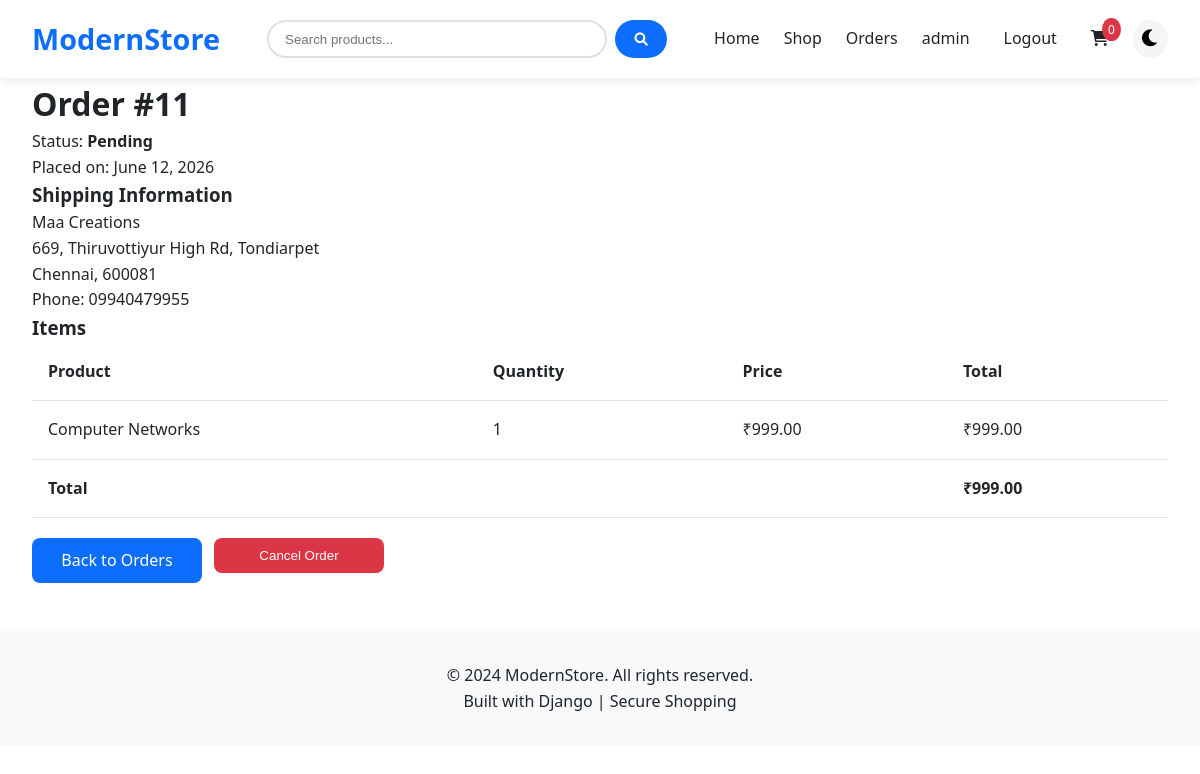
Page /order/11/ (signed in) on the committed database.
### store/models.py (models this page shows, shortened)
class Order(models.Model):
    STATUS_CHOICES = (
        ('pending', 'Pending'),
        ('processing', 'Processing'),
        ('shipped', 'Shipped'),
        ('delivered', 'Delivered'),
        ('cancelled', 'Cancelled'),
    )
    user = models.ForeignKey(User, on_delete=models.CASCADE)
    full_name = models.CharField(max_length=100)
    address = models.CharField(max_length=250)
    city = models.CharField(max_length=100)
    postal_code = models.CharField(max_length=20)
    phone = models.CharField(max_length=15)
    total_amount = models.DecimalField(max_digits=10, decimal_places=2)
    status = models.CharField(max_length=20, choices=STATUS_CHOICES, default='pending')
    created_at = models.DateTimeField(auto_now_add=True)
    updated_at = models.DateTimeField(auto_now=True)
    class Meta:
        ordering = ['-created_at']

class OrderItem(models.Model):
    order = models.ForeignKey(Order, related_name='items', on_delete=models.CASCADE)
    product = models.ForeignKey(Product, on_delete=models.CASCADE)
    quantity = models.PositiveIntegerField()
    price = models.DecimalField(max_digits=10, decimal_places=2)
    def get_total_price(self):
        return self.price * self.quantity

class Product(models.Model):
    category = models.ForeignKey(Category, related_name='products', on_delete=models.CASCADE)
    name = models.CharField(max_length=200)
    slug = models.SlugField(unique=True, max_length=200)
    image = models.ImageField(upload_to='products/', blank=True, null=True)
    description = models.TextField()
    price = models.DecimalField(max_digits=10, decimal_places=2)
    stock = models.PositiveIntegerField()
    created_at = models.DateTimeField(auto_now_add=True)
    updated_at = models.DateTimeField(auto_now=True)
    class Meta:
        ordering = ['-created_at']

### store/views.py (the view)
@login_required
def order_detail(request, order_id):
    order = get_object_or_404(Order, id=order_id, user=request.user)
    return render(request, 'store/order_detail.html', {'order': order})

### store/context_processors.py (called while the page is built)
def categories(request):
    return {
        'categories': Category.objects.all()
    }

def cart_count(request):
    count = 0
    if request.user.is_authenticated:
        cart = getattr(request.user, 'cart', None)
        if cart:
            count = cart.get_total_items()
    return {
        'cart_count': count
    }

### store/models.py (called while the page is built)
    def get_total_items(self):
        return sum(item.quantity for item in self.items.all())

### templates/store/order_detail.html (shortened to what this page needs)
{% extends 'base.html' %}
{% block content %}
<div class="container">
    <h1>Order #{{ order.id }}</h1>
    <p>
        Status:
        <strong>{{ order.get_status_display }}</strong>
    </p>
    <p>
        Placed on:
        {{ order.created_at|date:"F j, Y" }}
    </p>
    <h3>Shipping Information</h3>
    <p>
        {{ order.full_name }}<br>
        {{ order.address }}<br>
        {{ order.city }}, {{ order.postal_code }}<br>
        Phone: {{ order.phone }}
    </p>
    <h3>Items</h3>
    <table class="cart-table">
        <thead>
            <tr>
                <th>Product</th>
                <th>Quantity</th>
                <th>Price</th>
                <th>Total</th>
            </tr>
        </thead>
        <tbody>
            {% for item in order.items.all %}
            <tr>
                <td>{{ item.product.name }}</td>
                <td>{{ item.quantity }}</td>
                <td>₹{{ item.price }}</td>
                <td>₹{{ item.get_total_price }}</td>
            </tr>
            {% endfor %}
        </tbody>
        <tfoot>
            <tr>
                <td colspan="3">
                    <strong>Total</strong>
                </td>
                <td>
                    <strong>₹{{ order.total_amount }}</strong>
                </td>
            </tr>
        </tfoot>
    </table>
    <div style="margin-top:20px; display:flex; gap:12px; flex-wrap:wrap;">
        <a href="{% url 'store:order_history' %}"
           class="btn btn-primary"
           style="width:170px;">
            Back to Orders
        </a>
        {% if order.status == 'pending' %}
        <form method="POST"
              action="{% url 'store:cancel_order' order.id %}"
              style="margin:0;">
            <button type="submit"
                    class="btn btn-danger"
                    style="width:170px;"
                    onclick="return confirm('Are you sure you want to cancel this order?');">
                Cancel Order
            </button>
        </form>
        {% endif %}
    </div>
</div>
{% endblock %}

### templates/base.html (shortened to what this page needs)
<!DOCTYPE html>
<html lang="en">
<head>
    {% load static %}
    <link rel="stylesheet" href="{% static 'css/main.css' %}">
    <link rel="stylesheet" href="https://cdnjs.cloudflare.com/ajax/libs/font-awesome/6.0.0/css/all.min.css">
</head>
<body>
    <nav class="navbar">
        <div class="nav-container">
            <a href="{% url 'store:home' %}" class="logo">ModernStore</a>
            <form class="search-bar" action="{% url 'store:product_list' %}" method="get">
                <input type="text" name="search" placeholder="Search products..." value="{{ search_query }}">
                <button type="submit"><i class="fas fa-search"></i></button>
            </form>
            <div class="nav-links">
                <a href="{% url 'store:home' %}">Home</a>
                <a href="{% url 'store:product_list' %}">Shop</a>
                {% if user.is_authenticated %}
                    <a href="{% url 'store:order_history' %}">Orders</a>
                    <a href="{% url 'store:profile' %}">{{ user.username }}</a>
                    <form method="post" action="{% url 'logout' %}" style="display:inline;">
                        <button type="submit" style="
                            background:none;
                            border:none;
                            cursor:pointer;
                            color:inherit;
                            font:inherit;
                            padding:0;
                            margin:0 10px;
                        ">
                            Logout
                        </button>
                    </form>
                {% else %}
                    <a href="{% url 'login' %}">Login</a>
                    <a href="{% url 'store:register' %}">Register</a>
                {% endif %}
                <a href="{% url 'store:cart' %}" class="cart-icon">
                    <i class="fas fa-shopping-cart"></i>
                    <span class="cart-count" id="cart-count">{{ cart_count }}</span>
                </a>
                <button id="theme-toggle" class="theme-toggle">
                    <i class="fas fa-moon"></i>
                </button>
            </div>
        </div>
    </nav>
    <main>
        {% block content %}
        {% endblock %}
    </main>
    <footer class="footer">
        <p>&copy; 2024 ModernStore. All rights reserved.</p>
        <p>Built with Django | Secure Shopping</p>
    </footer>
</body>
</html>

### static/css/main.css (style rules this page uses)
:root { --bg-primary: #ffffff; --bg-secondary: #f5f5f5; --bg-card: #ffffff; --text-primary: #212529; --text-secondary: #6c757d; --border-color: #dee2e6; --navbar-bg: #ffffff; --footer-bg: #f8f9fa; --primary-color: #0d6efd; --primary-dark: #0b5ed7; --success-color: #198754; --danger-color: #dc3545; --warning-color: #ffc107; --shadow: 0 2px 10px rgba(0,0,0,0.1); }
* { margin: 0; padding: 0; box-sizing: border-box; transition: background-color 0.3s ease, color 0.2s ease; }
body { font-family: 'Segoe UI', Tahoma, Geneva, Verdana, sans-serif; background-color: var(--bg-primary); color: var(--text-primary); line-height: 1.6; }
.navbar { background-color: var(--navbar-bg); box-shadow: var(--shadow); padding: 1rem 2rem; position: sticky; top: 0; z-index: 1000; }
.nav-container { max-width: 1400px; margin: 0 auto; display: flex; justify-content: space-between; align-items: center; flex-wrap: wrap; gap: 1rem; }
.logo { font-size: 1.8rem; font-weight: bold; color: var(--primary-color); text-decoration: none; }
.search-bar { flex: 1; max-width: 400px; display: flex; gap: 0.5rem; }
.search-bar input { flex: 1; padding: 0.6rem 1rem; border: 2px solid var(--border-color); border-radius: 25px; background-color: var(--bg-primary); color: var(--text-primary); }
.search-bar button { padding: 0.6rem 1.2rem; background-color: var(--primary-color); color: white; border: none; border-radius: 25px; cursor: pointer; }
.nav-links { display: flex; gap: 1.5rem; align-items: center; }
.nav-links a { color: var(--text-primary); text-decoration: none; font-weight: 500; }
.cart-icon { position: relative; }
.cart-count { position: absolute; top: -8px; right: -12px; background-color: var(--danger-color); color: white; border-radius: 50%; padding: 2px 6px; font-size: 12px; }
.container { max-width: 1400px; margin: 0 auto; padding: 0 2rem; }
.btn { display: inline-block; padding: 0.6rem 1.2rem; border: none; border-radius: 8px; cursor: pointer; font-weight: 500; text-decoration: none; text-align: center; transition: all 0.2s ease; }
.btn-primary { background-color: var(--primary-color); color: white; }
.btn-danger { background-color: var(--danger-color); color: white; }
.btn-primary, .btn-danger { width: 165px; text-align: center; }
.cart-table { width: 100%; border-collapse: collapse; }
.cart-table th, .cart-table td { padding: 1rem; text-align: left; border-bottom: 1px solid var(--border-color); }
.theme-toggle { background: none; border: none; cursor: pointer; font-size: 1.2rem; padding: 0.5rem; border-radius: 50%; background-color: var(--bg-secondary); }
.footer { background-color: var(--footer-bg); padding: 2rem; margin-top: 3rem; text-align: center; }

### rows in the picture
Order: id "11", status "Pending", created_at "June 12, 2026", full_name "Maa Creations", address "669, Thiruvottiyur High Rd, Tondiarpet", city "Chennai", postal_code "600081", phone "09940479955", total_amount "999.00"
OrderItem: product.name "Computer Networks", quantity "1", price "999.00", get_total_price "999.00"

### other values in the picture
{{ user.username }} "admin"
{{ cart_count }} "0"
